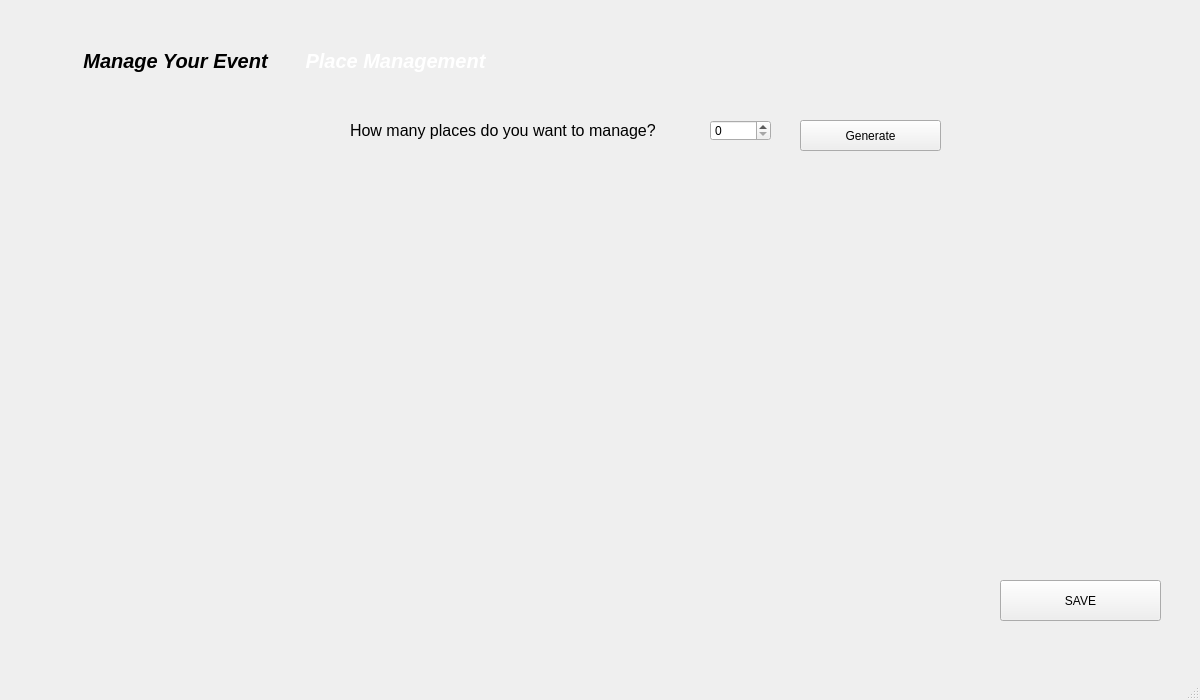
<?xml version="1.0" encoding="UTF-8"?>
<ui version="4.0">
 <class>Placemanage</class>
 <widget class="QMainWindow" name="Placemanage">
  <property name="geometry">
   <rect>
    <x>0</x>
    <y>0</y>
    <width>1200</width>
    <height>700</height>
   </rect>
  </property>
  <property name="minimumSize">
   <size>
    <width>1200</width>
    <height>700</height>
   </size>
  </property>
  <property name="maximumSize">
   <size>
    <width>1200</width>
    <height>700</height>
   </size>
  </property>
  <property name="windowTitle">
   <string>MainWindow</string>
  </property>
  <widget class="QWidget" name="centralwidget">
   <widget class="QLabel" name="label">
    <property name="geometry">
     <rect>
      <x>0</x>
      <y>0</y>
      <width>1191</width>
      <height>671</height>
     </rect>
    </property>
    <property name="text">
     <string/>
    </property>
    <property name="pixmap">
     <pixmap resource="RES.qrc">:/resources/USER LOGIN (5).jpg</pixmap>
    </property>
    <property name="scaledContents">
     <bool>true</bool>
    </property>
   </widget>
   <widget class="QLabel" name="label_2">
    <property name="geometry">
     <rect>
      <x>80</x>
      <y>30</y>
      <width>191</width>
      <height>61</height>
     </rect>
    </property>
    <property name="font">
     <font>
      <pointsize>15</pointsize>
      <italic>true</italic>
      <bold>true</bold>
     </font>
    </property>
    <property name="text">
     <string>Manage Your Event</string>
    </property>
    <property name="alignment">
     <set>Qt::AlignmentFlag::AlignCenter</set>
    </property>
   </widget>
   <widget class="QLabel" name="label_3">
    <property name="geometry">
     <rect>
      <x>300</x>
      <y>30</y>
      <width>191</width>
      <height>61</height>
     </rect>
    </property>
    <property name="font">
     <font>
      <pointsize>15</pointsize>
      <italic>true</italic>
      <bold>true</bold>
     </font>
    </property>
    <property name="styleSheet">
     <string notr="true">QLabel{
color:white;
}</string>
    </property>
    <property name="text">
     <string>Place Management</string>
    </property>
    <property name="alignment">
     <set>Qt::AlignmentFlag::AlignCenter</set>
    </property>
   </widget>
   <widget class="QLabel" name="label_4">
    <property name="geometry">
     <rect>
      <x>350</x>
      <y>120</y>
      <width>351</width>
      <height>21</height>
     </rect>
    </property>
    <property name="font">
     <font>
      <pointsize>12</pointsize>
     </font>
    </property>
    <property name="text">
     <string>How many places do you want to manage?</string>
    </property>
   </widget>
   <widget class="QSpinBox" name="spinBoxPlaces">
    <property name="geometry">
     <rect>
      <x>710</x>
      <y>120</y>
      <width>61</width>
      <height>21</height>
     </rect>
    </property>
   </widget>
   <widget class="QPushButton" name="btnGenerate">
    <property name="geometry">
     <rect>
      <x>800</x>
      <y>120</y>
      <width>141</width>
      <height>31</height>
     </rect>
    </property>
    <property name="text">
     <string>Generate</string>
    </property>
   </widget>
   <widget class="QWidget" name="placesContainer" native="true">
    <property name="geometry">
     <rect>
      <x>380</x>
      <y>190</y>
      <width>741</width>
      <height>391</height>
     </rect>
    </property>
    <layout class="QVBoxLayout" name="verticalLayout_2">
     <item>
      <layout class="QVBoxLayout" name="verticalLayout"/>
     </item>
    </layout>
   </widget>
   <widget class="QPushButton" name="pushButton">
    <property name="geometry">
     <rect>
      <x>1000</x>
      <y>580</y>
      <width>161</width>
      <height>41</height>
     </rect>
    </property>
    <property name="text">
     <string>SAVE</string>
    </property>
   </widget>
  </widget>
  <widget class="QMenuBar" name="menubar">
   <property name="geometry">
    <rect>
     <x>0</x>
     <y>0</y>
     <width>1200</width>
     <height>43</height>
    </rect>
   </property>
  </widget>
  <widget class="QStatusBar" name="statusbar"/>
 </widget>
 <resources>
  <include location="RES.qrc"/>
 </resources>
 <connections/>
</ui>
